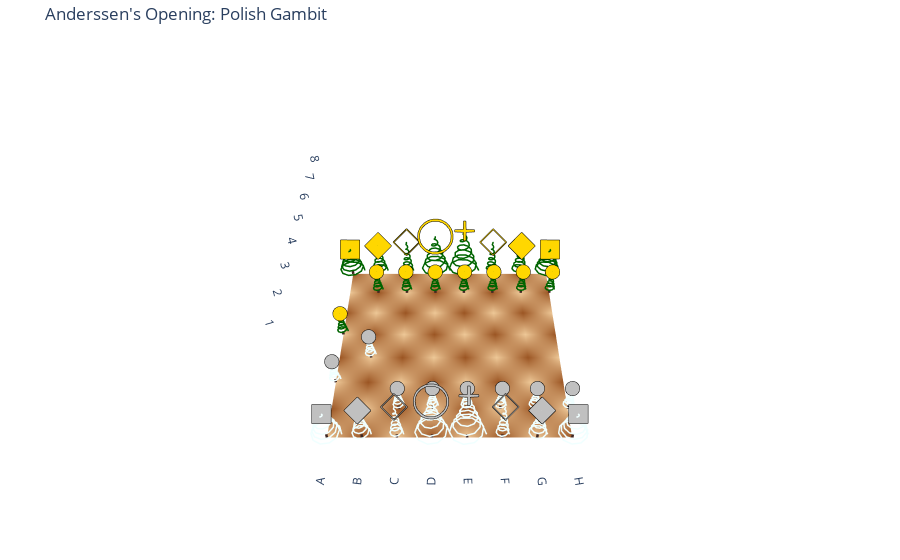

Notebook code cell kept with this figure:
### Code cell
visualize_chess_spirals(df["epd"][5],df["name"][5])
